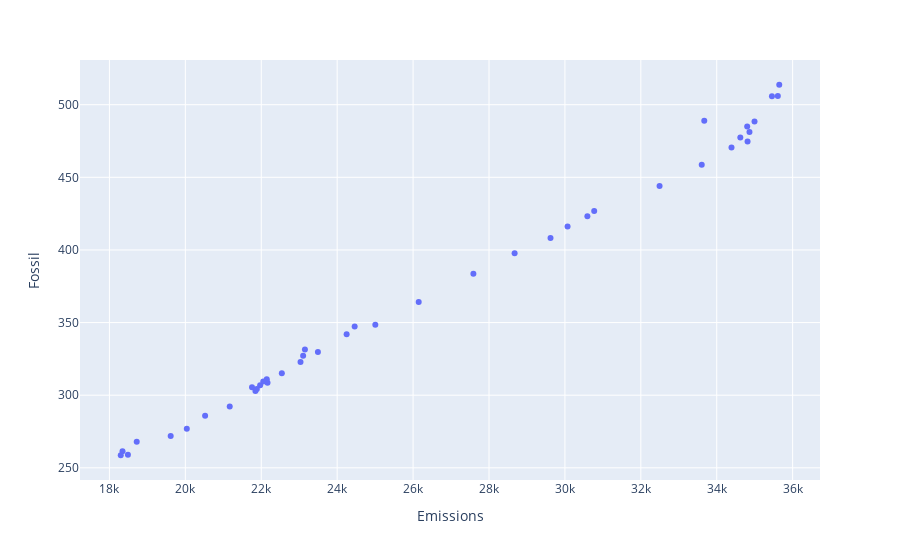

The code cell stored with this chart in its notebook:
### Markdown cell above
### Group by country and source and filter on column 2021

### Code cell
fig=px.scatter(df_source2,x='Emissions', y='Fossil',labels=dict(x='Country'))
fig.show()

### Figure 1 — Plotly figure (JSON) as saved in the notebook; plotly's stock layout.template omitted (floating-point values rounded to 4 significant figures)
{"data": [{"hovertemplate": "Emissions=%{x}<br>Fossil=%{y}<extra></extra>", "legendgroup": "", "marker": {"color": "#636efa", "symbol": "circle"}, "mode": "markers", "name": "", "orientation": "v", "showlegend": false, "type": "scatter", "x": [18720.0, 18350.0, 18300.0, 18490.0, 19610.0, 20040.0, 20520.0, 21170.0, 21850.0, 22160.0, 22150.0, 21970.0, 21760.0, 21880.0, 22050.0, 22540.0, 23030.0, 23100.0, 23150.0, 23490.0, 24250.0, 24460.0, 25000.0, 26150.0, 27590.0, 28670.0, 29620.0, 30070.0, 30770.0, 30590.0, 32490.0, 33600.0, 34390.0, 34810.0, 34860.0, 34800.0, 34620.0, 35000.0, 35610.0, 35650.0, 33670.0, 35450.0], "xaxis": "x", "y": [268.0, 261.5, 258.7, 259.1, 272.0, 277.0, 285.9, 292.1, 302.8, 308.5, 311.0, 306.9, 305.5, 304.2, 309.4, 315.1, 322.8, 327.2, 331.4, 329.8, 342.0, 347.3, 348.4, 364.2, 383.5, 397.7, 408.3, 416.1, 426.7, 423.3, 444.1, 458.6, 470.5, 474.7, 481.1, 485.1, 477.5, 488.5, 506.0, 513.7, 489.0, 505.7], "yaxis": "y"}], "layout": {"autosize": true, "legend": {"tracegroupgap": 0}, "margin": {"t": 60}, "xaxis": {"anchor": "y", "autorange": true, "domain": [0, 1], "range": [17250.0, 36700.0], "title": {"text": "Emissions"}, "type": "linear"}, "yaxis": {"anchor": "x", "autorange": true, "domain": [0, 1], "range": [238.9, 533.5], "title": {"text": "Fossil"}, "type": "linear"}}}
